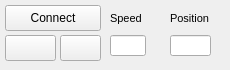
    <widget class="QWidget" name="sSlidingRail">
     <attribute name="title">
      <string>Sliding Rail X</string>
     </attribute>
     <widget class="QPushButton" name="pbSlidingConnect">
      <property name="geometry">
       <rect>
        <x>5</x>
        <y>5</y>
        <width>96</width>
        <height>26</height>
       </rect>
      </property>
      <property name="text">
       <string>Connect</string>
      </property>
     </widget>
     <widget class="QPushButton" name="pbSlidingHome">
      <property name="geometry">
       <rect>
        <x>5</x>
        <y>35</y>
        <width>51</width>
        <height>26</height>
       </rect>
      </property>
      <property name="toolTip">
       <string extracomment="Go home"/>
      </property>
      <property name="text">
       <string/>
      </property>
      <property name="icon">
       <iconset>
        <normaloff>C:/Users/Admin/.designer/backup/icon/icons8-home-32.png</normaloff>C:/Users/Admin/.designer/backup/icon/icons8-home-32.png</iconset>
      </property>
     </widget>
     <widget class="QLineEdit" name="leSlidingSpeed">
      <property name="geometry">
       <rect>
        <x>110</x>
        <y>35</y>
        <width>36</width>
        <height>21</height>
       </rect>
      </property>
     </widget>
     <widget class="QLineEdit" name="leSlidingPosition">
      <property name="geometry">
       <rect>
        <x>170</x>
        <y>35</y>
        <width>41</width>
        <height>21</height>
       </rect>
      </property>
     </widget>
     <widget class="QPushButton" name="pbSlidingDisable">
      <property name="geometry">
       <rect>
        <x>60</x>
        <y>35</y>
        <width>41</width>
        <height>26</height>
       </rect>
      </property>
      <property name="toolTip">
       <string extracomment="Disable Stepper Motor"/>
      </property>
      <property name="text">
       <string/>
      </property>
      <property name="icon">
       <iconset>
        <normaloff>C:/Users/Admin/.designer/backup/icon/icons8-sleeping-in-bed-32.png</normaloff>C:/Users/Admin/.designer/backup/icon/icons8-sleeping-in-bed-32.png</iconset>
      </property>
     </widget>
     <widget class="QLabel" name="label_36">
      <property name="geometry">
       <rect>
        <x>110</x>
        <y>10</y>
        <width>46</width>
        <height>16</height>
       </rect>
      </property>
      <property name="font">
       <font>
        <pointsize>8</pointsize>
       </font>
      </property>
      <property name="text">
       <string>Speed</string>
      </property>
     </widget>
     <widget class="QLabel" name="label_37">
      <property name="geometry">
       <rect>
        <x>170</x>
        <y>10</y>
        <width>51</width>
        <height>16</height>
       </rect>
      </property>
      <property name="font">
       <font>
        <pointsize>8</pointsize>
       </font>
      </property>
      <property name="text">
       <string>Position</string>
      </property>
     </widget>
    </widget>
